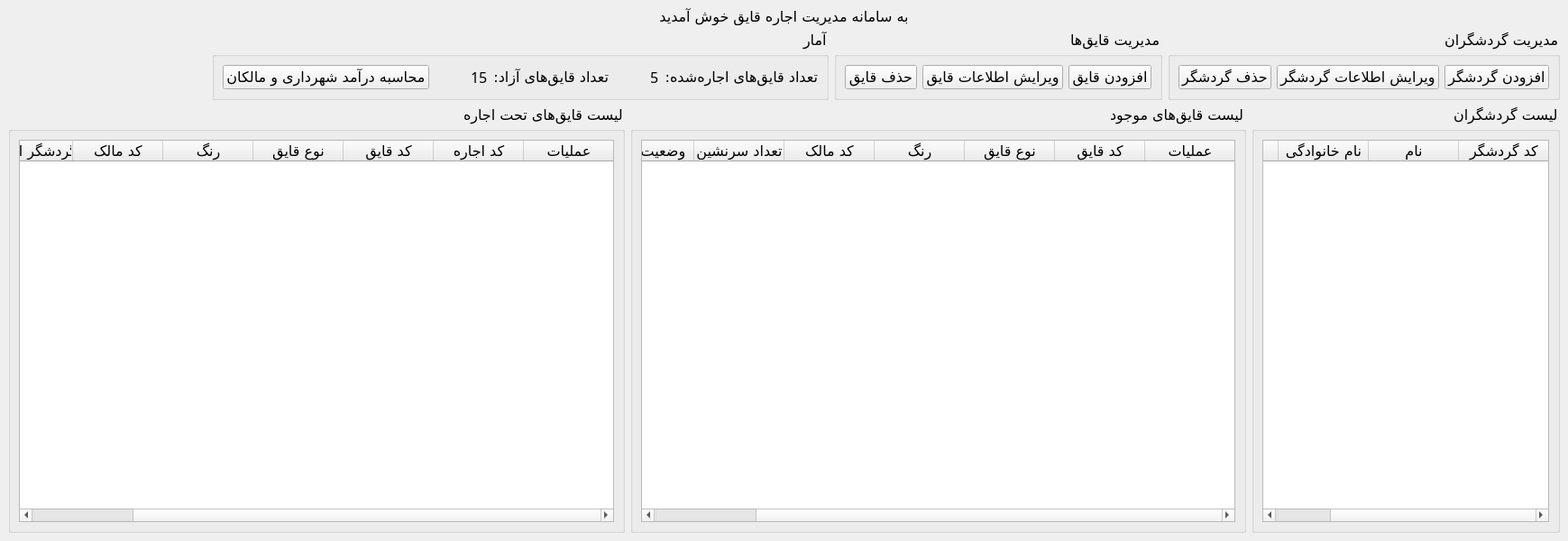
<?xml version="1.0" encoding="UTF-8"?>
<ui version="4.0">
 <class>MainWindow</class>
 <widget class="QMainWindow" name="MainWindow">
  <property name="geometry">
   <rect>
    <x>0</x>
    <y>0</y>
    <width>1739</width>
    <height>600</height>
   </rect>
  </property>
  <property name="font">
   <font>
    <family>B Nazanin</family>
    <pointsize>12</pointsize>
   </font>
  </property>
  <property name="windowTitle">
   <string>سامانه مدیریت اجاره قایق</string>
  </property>
  <property name="layoutDirection">
   <enum>Qt::RightToLeft</enum>
  </property>
  <property name="locale">
   <locale language="Persian" country="Iran"/>
  </property>
  <widget class="QWidget" name="centralwidget">
   <layout class="QVBoxLayout" name="verticalLayout">
    <item>
     <widget class="QLabel" name="lbl_welcome">
      <property name="font">
       <font>
        <family>B Titr</family>
       </font>
      </property>
      <property name="text">
       <string>به سامانه مدیریت اجاره قایق خوش آمدید</string>
      </property>
      <property name="alignment">
       <set>Qt::AlignCenter</set>
      </property>
     </widget>
    </item>
    <item>
     <layout class="QHBoxLayout" name="hlay_buttons">
      <item>
       <widget class="QGroupBox" name="grp_tourists">
        <property name="title">
         <string>مدیریت گردشگران</string>
        </property>
        <layout class="QHBoxLayout" name="horizontalLayout">
         <item>
          <widget class="QPushButton" name="btn_add_tourist">
           <property name="text">
            <string>افزودن گردشگر</string>
           </property>
           <property name="iconSize">
            <size>
             <width>64</width>
             <height>64</height>
            </size>
           </property>
          </widget>
         </item>
         <item>
          <widget class="QPushButton" name="btn_edit_tourist">
           <property name="text">
            <string>ویرایش اطلاعات گردشگر</string>
           </property>
          </widget>
         </item>
         <item>
          <widget class="QPushButton" name="btn_delete_tourist">
           <property name="text">
            <string>حذف گردشگر</string>
           </property>
           <property name="iconSize">
            <size>
             <width>64</width>
             <height>64</height>
            </size>
           </property>
          </widget>
         </item>
        </layout>
       </widget>
      </item>
      <item>
       <widget class="QGroupBox" name="grp_boats">
        <property name="title">
         <string>مدیریت قایق‌ها</string>
        </property>
        <layout class="QHBoxLayout" name="horizontalLayout_2">
         <item>
          <widget class="QPushButton" name="btn_add_boat">
           <property name="text">
            <string>افزودن قایق</string>
           </property>
           <property name="iconSize">
            <size>
             <width>64</width>
             <height>64</height>
            </size>
           </property>
          </widget>
         </item>
         <item>
          <widget class="QPushButton" name="btn_edit_boat">
           <property name="text">
            <string>ویرایش اطلاعات قایق</string>
           </property>
          </widget>
         </item>
         <item>
          <widget class="QPushButton" name="btn_delete_boat">
           <property name="text">
            <string>حذف قایق</string>
           </property>
           <property name="iconSize">
            <size>
             <width>64</width>
             <height>64</height>
            </size>
           </property>
          </widget>
         </item>
        </layout>
       </widget>
      </item>
      <item>
       <widget class="QGroupBox" name="grp_statistics">
        <property name="title">
         <string>آمار</string>
        </property>
        <layout class="QHBoxLayout" name="horizontalLayout_4">
         <item>
          <widget class="QLabel" name="lbl_rented_boats_count_title">
           <property name="text">
            <string>تعداد قایق‌های اجاره‌شده:</string>
           </property>
          </widget>
         </item>
         <item>
          <widget class="QLabel" name="lbl_rented_boats_count">
           <property name="text">
            <string>5</string>
           </property>
          </widget>
         </item>
         <item>
          <spacer name="horizontalSpacer_3">
           <property name="orientation">
            <enum>Qt::Horizontal</enum>
           </property>
           <property name="sizeHint" stdset="0">
            <size>
             <width>40</width>
             <height>20</height>
            </size>
           </property>
          </spacer>
         </item>
         <item>
          <widget class="QLabel" name="lbl_available_boats_count_title">
           <property name="text">
            <string>تعداد قایق‌های آزاد:</string>
           </property>
          </widget>
         </item>
         <item>
          <widget class="QLabel" name="lbl_available_boats_count">
           <property name="text">
            <string>15</string>
           </property>
          </widget>
         </item>
         <item>
          <spacer name="horizontalSpacer_2">
           <property name="orientation">
            <enum>Qt::Horizontal</enum>
           </property>
           <property name="sizeHint" stdset="0">
            <size>
             <width>40</width>
             <height>20</height>
            </size>
           </property>
          </spacer>
         </item>
         <item>
          <widget class="QPushButton" name="btn_calculate">
           <property name="text">
            <string>محاسبه درآمد شهرداری و مالکان</string>
           </property>
          </widget>
         </item>
        </layout>
       </widget>
      </item>
      <item>
       <spacer name="horizontalSpacer">
        <property name="orientation">
         <enum>Qt::Horizontal</enum>
        </property>
        <property name="sizeHint" stdset="0">
         <size>
          <width>40</width>
          <height>20</height>
         </size>
        </property>
       </spacer>
      </item>
     </layout>
    </item>
    <item>
     <layout class="QHBoxLayout" name="hlay_lists" stretch="2,4,4">
      <item>
       <widget class="QGroupBox" name="groupBox">
        <property name="title">
         <string>لیست گردشگران</string>
        </property>
        <layout class="QHBoxLayout" name="horizontalLayout_6">
         <item>
          <widget class="QTableWidget" name="tbl_tourists">
           <property name="font">
            <font>
             <family>B Nazanin</family>
             <pointsize>12</pointsize>
            </font>
           </property>
           <property name="sizeAdjustPolicy">
            <enum>QAbstractScrollArea::AdjustToContents</enum>
           </property>
           <property name="selectionMode">
            <enum>QAbstractItemView::SingleSelection</enum>
           </property>
           <property name="selectionBehavior">
            <enum>QAbstractItemView::SelectRows</enum>
           </property>
           <property name="verticalScrollMode">
            <enum>QAbstractItemView::ScrollPerPixel</enum>
           </property>
           <property name="horizontalScrollMode">
            <enum>QAbstractItemView::ScrollPerPixel</enum>
           </property>
           <attribute name="verticalHeaderVisible">
            <bool>false</bool>
           </attribute>
           <column>
            <property name="text">
             <string>کد گردشگر</string>
            </property>
           </column>
           <column>
            <property name="text">
             <string>نام</string>
            </property>
           </column>
           <column>
            <property name="text">
             <string>نام خانوادگی</string>
            </property>
           </column>
           <column>
            <property name="text">
             <string>موبایل</string>
            </property>
           </column>
          </widget>
         </item>
        </layout>
       </widget>
      </item>
      <item>
       <widget class="QGroupBox" name="grp_available_boats">
        <property name="title">
         <string>لیست قایق‌های موجود</string>
        </property>
        <layout class="QHBoxLayout" name="horizontalLayout_3">
         <item>
          <widget class="QTableWidget" name="tbl_available_boats">
           <property name="font">
            <font>
             <family>B Nazanin</family>
             <pointsize>12</pointsize>
            </font>
           </property>
           <property name="sizeAdjustPolicy">
            <enum>QAbstractScrollArea::AdjustToContents</enum>
           </property>
           <property name="selectionBehavior">
            <enum>QAbstractItemView::SelectRows</enum>
           </property>
           <property name="verticalScrollMode">
            <enum>QAbstractItemView::ScrollPerPixel</enum>
           </property>
           <property name="horizontalScrollMode">
            <enum>QAbstractItemView::ScrollPerPixel</enum>
           </property>
           <attribute name="verticalHeaderVisible">
            <bool>false</bool>
           </attribute>
           <column>
            <property name="text">
             <string>عملیات</string>
            </property>
           </column>
           <column>
            <property name="text">
             <string>کد قایق</string>
            </property>
           </column>
           <column>
            <property name="text">
             <string>نوع قایق</string>
            </property>
           </column>
           <column>
            <property name="text">
             <string>رنگ</string>
            </property>
           </column>
           <column>
            <property name="text">
             <string>کد مالک</string>
            </property>
           </column>
           <column>
            <property name="text">
             <string>تعداد سرنشین</string>
            </property>
           </column>
           <column>
            <property name="text">
             <string>وضعیت بدنه</string>
            </property>
           </column>
           <column>
            <property name="text">
             <string>شرایط دیگر</string>
            </property>
           </column>
          </widget>
         </item>
        </layout>
       </widget>
      </item>
      <item>
       <widget class="QGroupBox" name="grp_rented_boats">
        <property name="title">
         <string>لیست قایق‌های تحت اجاره</string>
        </property>
        <layout class="QHBoxLayout" name="horizontalLayout_5">
         <item>
          <widget class="QTableWidget" name="tbl_rented_boats">
           <property name="font">
            <font>
             <family>B Nazanin</family>
             <pointsize>12</pointsize>
            </font>
           </property>
           <property name="sizeAdjustPolicy">
            <enum>QAbstractScrollArea::AdjustToContents</enum>
           </property>
           <property name="selectionBehavior">
            <enum>QAbstractItemView::SelectRows</enum>
           </property>
           <property name="verticalScrollMode">
            <enum>QAbstractItemView::ScrollPerPixel</enum>
           </property>
           <property name="horizontalScrollMode">
            <enum>QAbstractItemView::ScrollPerPixel</enum>
           </property>
           <attribute name="verticalHeaderVisible">
            <bool>false</bool>
           </attribute>
           <column>
            <property name="text">
             <string>عملیات</string>
            </property>
           </column>
           <column>
            <property name="text">
             <string>کد اجاره</string>
            </property>
           </column>
           <column>
            <property name="text">
             <string>کد قایق</string>
            </property>
           </column>
           <column>
            <property name="text">
             <string>نوع قایق</string>
            </property>
           </column>
           <column>
            <property name="text">
             <string>رنگ</string>
            </property>
           </column>
           <column>
            <property name="text">
             <string>کد مالک</string>
            </property>
           </column>
           <column>
            <property name="text">
             <string>کد گردشگر اجاره‌کننده</string>
            </property>
           </column>
           <column>
            <property name="text">
             <string>زمان اجاره</string>
            </property>
           </column>
          </widget>
         </item>
        </layout>
       </widget>
      </item>
     </layout>
    </item>
   </layout>
  </widget>
 </widget>
 <resources/>
 <connections/>
</ui>
